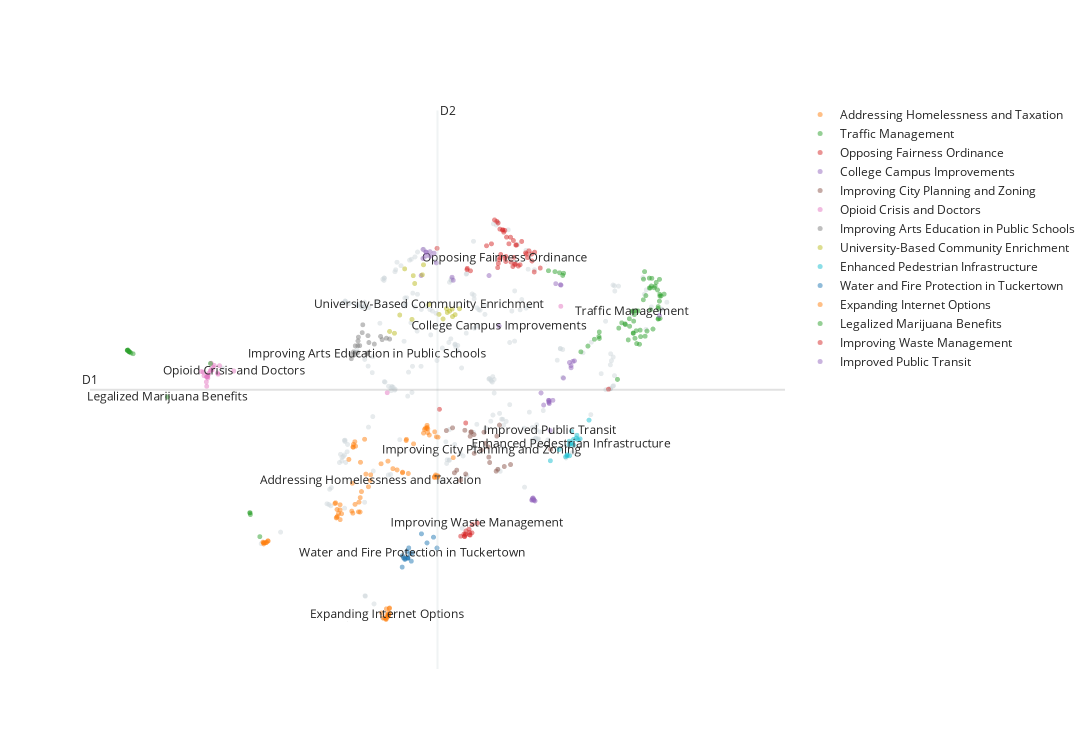

Here is the notebook cell this chart was saved with:
### Markdown cell above
### Comment Distribution

The following graph shows the comment embeddings projected in 2D space. The color represents the topic. Several outliers are visible in gray color indicating a lack of topic assignment.

### Code cell
topic_model.visualize_documents(
    documents,
    embeddings=embeddings,
    title="",
    custom_labels=True
)
